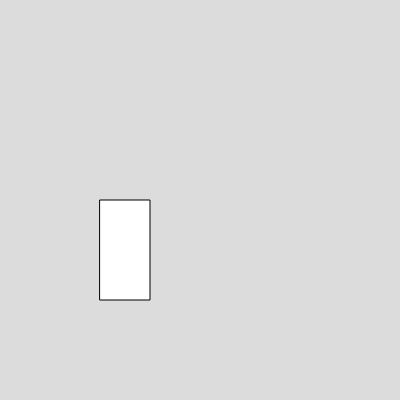
Frame 1 (no input)
Frame 60 (no input): identical to frame 1, image omitted
Frame 120 (the mouse pressed at the canvas centre since frame 60): identical to frame 1, image omitted

The p5.js sketch that drew this single still picture (run headless with seeded random() and noise() and a simulated clock; from frame 60 on, the mouse is pressed at the canvas centre):

// p5.js sketch
// ── sketch.js
var caixinha;

function setup() 
{
  createCanvas(400, 400);

  caixinha = new Caixa();

}

function draw() 
{
  background(220);

  caixinha.mostrar();
}


// ── caixa.js
class Caixa {
    constructor(){
        this.posicaoX = 100;
        this.posicaoY = 200;
        this.largura = 50;
        this.altura = 100;
    }

    mostrar(){
        rect(this.posicaoX, this.posicaoY, this.largura, this.altura);
    }
}
